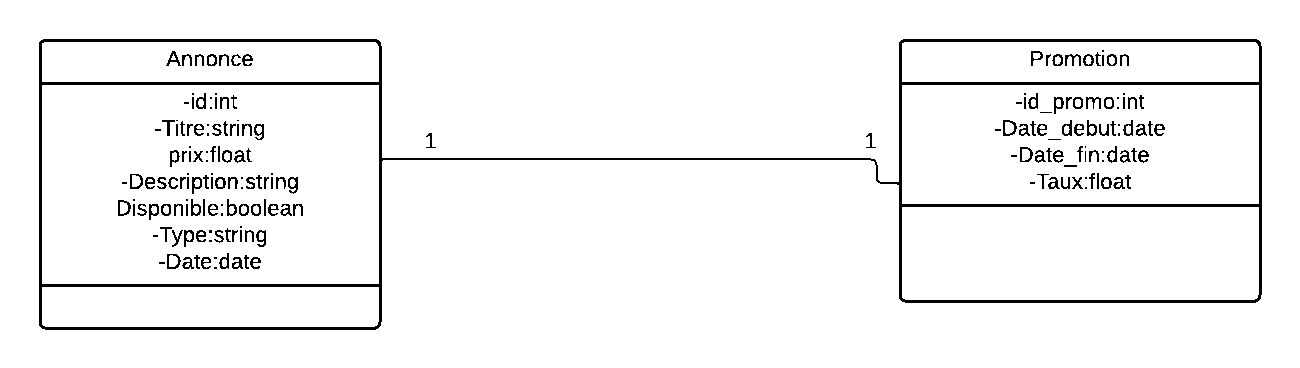
#> input picture class.png, 1300 x 368 px
$ python main6.py
#> lines starting #> are read from the running program, lines starting #| are printed output that depends on the picture; after the words box and inside, x2 and y2 are one past the last pixel; in counts of white or black regions, pixels touching at a corner belong together
import cv2
import pytesseract

# Load the image and convert it to grayscale
image = cv2.imread('class.png')
#> image is the input picture: shape (368, 1300, 3); 95.7% white; 188 black regions (49 under 20 px), largest, box (x1, y1, x2, y2) and area: (39, 39, 1262, 330) 12672, (1003, 120, 1017, 136) 97, (118, 200, 131, 216) 92
gray = cv2.cvtColor(image, cv2.COLOR_BGR2GRAY)

# Apply Canny edge detection to find contours
edges = cv2.Canny(gray, 100, 200)
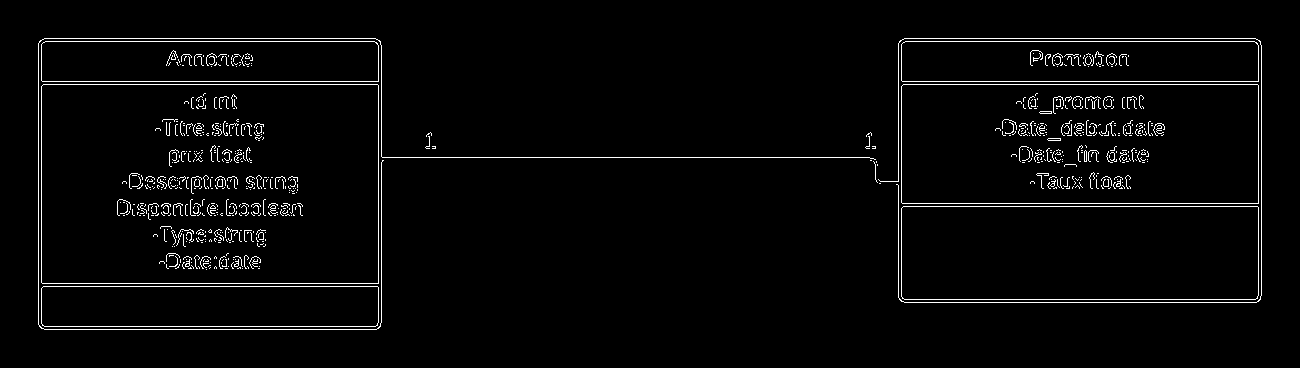
#> edges: shape (368, 1300); 2.8% white in thin lines or dots, all inside (x1, y1, x2, y2) = (38, 38, 1262, 330)
contours, hierarchy = cv2.findContours(edges, cv2.RETR_EXTERNAL, cv2.CHAIN_APPROX_NONE)
#> contours = 19 contours, 13 with area under 20; largest, box (x1, y1, x2, y2) and area: (41, 84, 379, 284) 67060, (901, 84, 1259, 204) 42480, (901, 206, 1259, 300) 33190, (901, 41, 1259, 82) 14268, (41, 286, 379, 327) 13468, (41, 41, 379, 82) 13468

# Find the contour with the largest area
largest_contour = max(contours, key=cv2.contourArea)
#> largest_contour = contour of 1068 points, box (x1, y1, x2, y2) (41, 84, 379, 284), area 67060

# Get the bounding box of the contour
x, y, w, h = cv2.boundingRect(largest_contour)
#> x = 41; y = 84; w = 338; h = 200

# Crop the image to the bounding box
crop = image[y:y+h, x:x+w]
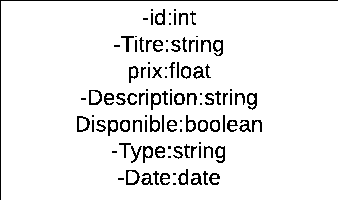
#> crop: shape (200, 338, 3); 92.9% white; black in thin lines or dots

# Extract text using Pytesseract
#> (the run stopped early here; a loop or call above may not have finished)

$ run again, with CD.png copied over class.png
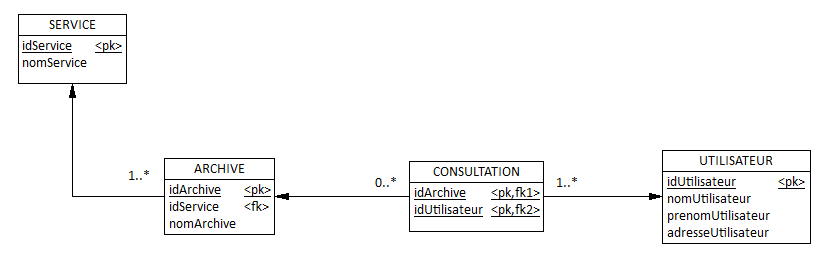
#> input picture CD.png, 823 x 261 px
#> image is the input picture: shape (261, 823, 3); mean B, G, R 247.3, 247.3, 247.3
#> `edges = cv2.Canny(gray, 100, 200)`:
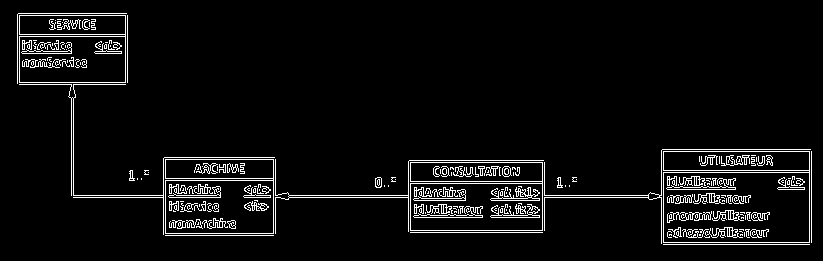
#> edges: shape (261, 823); 5.2% white in thin lines or dots, all inside (x1, y1, x2, y2) = (17, 13, 812, 245)
#> contours = 28 contours, 19 with area under 20; largest, box (x1, y1, x2, y2) and area: (663, 151, 810, 243) 12995, (410, 162, 543, 231) 8713, (165, 159, 274, 234) 7777, (19, 15, 126, 83) 6891, (275, 159, 544, 234) 242
#> largest_contour = contour of 764 points, box (x1, y1, x2, y2) (663, 151, 810, 243), area 12995
#> x = 663; y = 151; w = 147; h = 92
#> `crop = image[y:y+h, x:x+w]`:
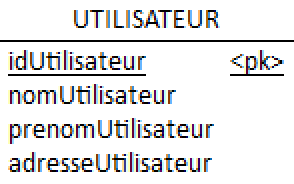
#> crop: shape (92, 147, 3) (shown 2 times larger); mean B, G, R 227.7, 227.5, 227.9

$ run again, with DC.png copied over class.png
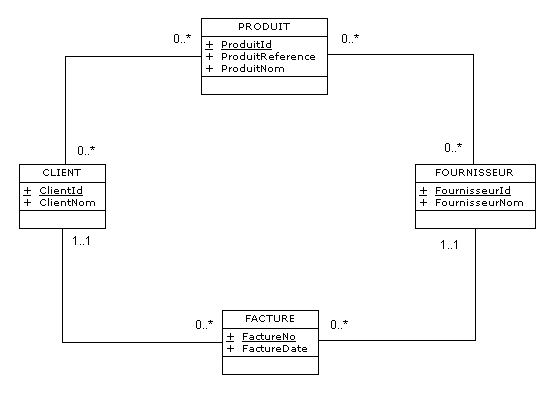
#> input picture DC.png, 557 x 394 px
#> image is the input picture: shape (394, 557, 3); 97.5% white; black in thin lines or dots, all inside (x1, y1, x2, y2) = (19, 18, 536, 375)
#> `edges = cv2.Canny(gray, 100, 200)`:
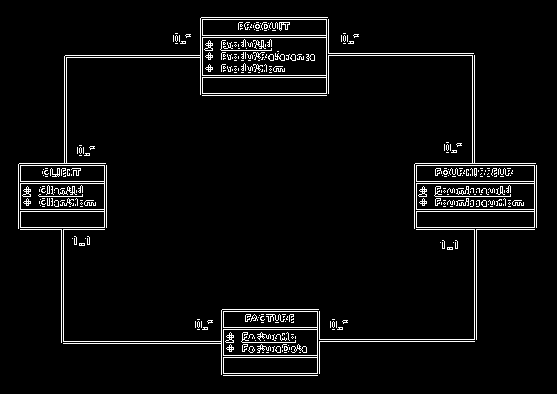
#> edges: shape (394, 557); 4.5% white in thin lines or dots, all inside (x1, y1, x2, y2) = (18, 17, 537, 376)
#> contours = 68 contours, 63 with area under 20; largest, box (x1, y1, x2, y2) and area: (202, 19, 327, 94) 8682, (416, 165, 535, 228) 6846, (223, 311, 318, 374) 5454, (20, 165, 105, 228) 4874, (18, 17, 328, 229) 486
#> largest_contour = contour of 888 points, box (x1, y1, x2, y2) (202, 19, 327, 94), area 8682
#> x = 202; y = 19; w = 125; h = 75
#> `crop = image[y:y+h, x:x+w]`:
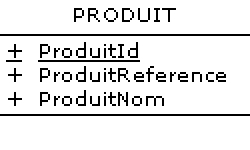
#> crop: shape (75, 125, 3) (shown 2 times larger); 90.5% white; black in thin lines or dots, all inside (x1, y1, x2, y2) = (0, 4, 125, 58)
